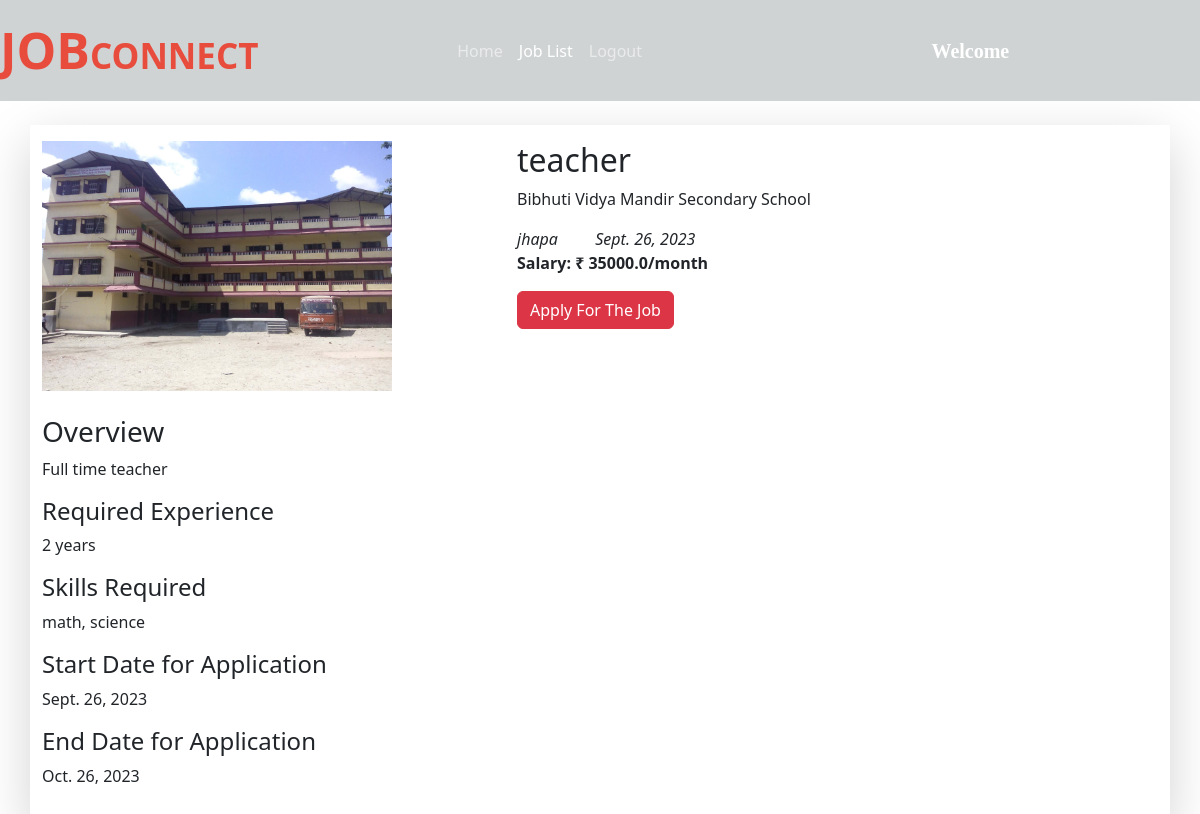
The app's page /job_detail/1/ with its own data.
### job/models.py (models this page shows, shortened)
class Job(models.Model):
    company = models.ForeignKey(Company, on_delete=models.CASCADE)
    start_date = models.DateField()
    end_date = models.DateField()
    title = models.CharField(max_length=200)
    salary = models.FloatField()
    image = models.ImageField(upload_to="")
    description = models.TextField(max_length=400)
    experience = models.CharField(max_length=100)
    location = models.CharField(max_length=100)
    skills = models.CharField(max_length=200)
    creation_date = models.DateField()

class Company(models.Model):
    user = models.ForeignKey(User, on_delete=models.CASCADE)
    phone = models.CharField(max_length=10)
    image = models.ImageField(upload_to="")
    gender = models.CharField(max_length=10)
    type = models.CharField(max_length=15)
    status = models.CharField(max_length=20)
    company_name = models.CharField(max_length=100)

### job/views.py (the view)
# urls.py: path("job_detail/<int:myid>/", views.job_detail, name="job_detail"),
def job_detail(request, myid):
    job = Job.objects.get(id=myid)
    return render(request, "job_detail.html", {'job':job})

### job/templates/job_detail.html (shortened to what this page needs)
{% extends 'user_navbar.html' %}
{% block job_list %} active {% endblock %}
{% block body %}
<div class="container mt-4 shadow-lg py-3 mb-4">
<div class="row">
    <div class="col-md-5">
        <img src="{{job.image.url}}" alt="" width="350px" height="250px">
    </div>
    <div class="col-md-6">
        <h2>{{job.title}}</h2>
        <p>{{job.company.company_name}}</p>
        <i class="fa fa-map-marker">{{job.location}}</i>&nbsp;&nbsp;&nbsp;&nbsp;&nbsp;&nbsp;&nbsp;
        <i class="fa fa-calendar">{{job.creation_date}}</i>
        <br>
        <strong>Salary: ₹ {{job.salary}}/month</strong>
        <div class="mt-3">
            <a href="/job_apply/{{job.id}}/" class="btn btn-danger">Apply For The Job</a>
        </div>
    </div>
</div>
<div class="mt-4">
    <h3>Overview</h3>
    <p>{{job.description}}</p>
    <h4>Required Experience</h4>
    <p>{{job.experience}} years</p>
    <h4>Skills Required</h4>
    <p>{{job.skills}}</p>
    <h4>Start Date for Application</h4>
    <p>{{job.start_date}}</p>
    <h4>End Date for Application</h4>
    <p>{{job.end_date}}</p>
</div>
</div>
{% endblock %}

### records on screen
Job: image (picture), title "teacher", company.company_name "Bibhuti Vidya Mandir Secondary School", location "jhapa", creation_date "Sept. 26, 2023", salary "35000.0", description "Full time teacher", experience "2", skills "math, science", start_date "Sept. 26, 2023", end_date "Oct. 26, 2023"
